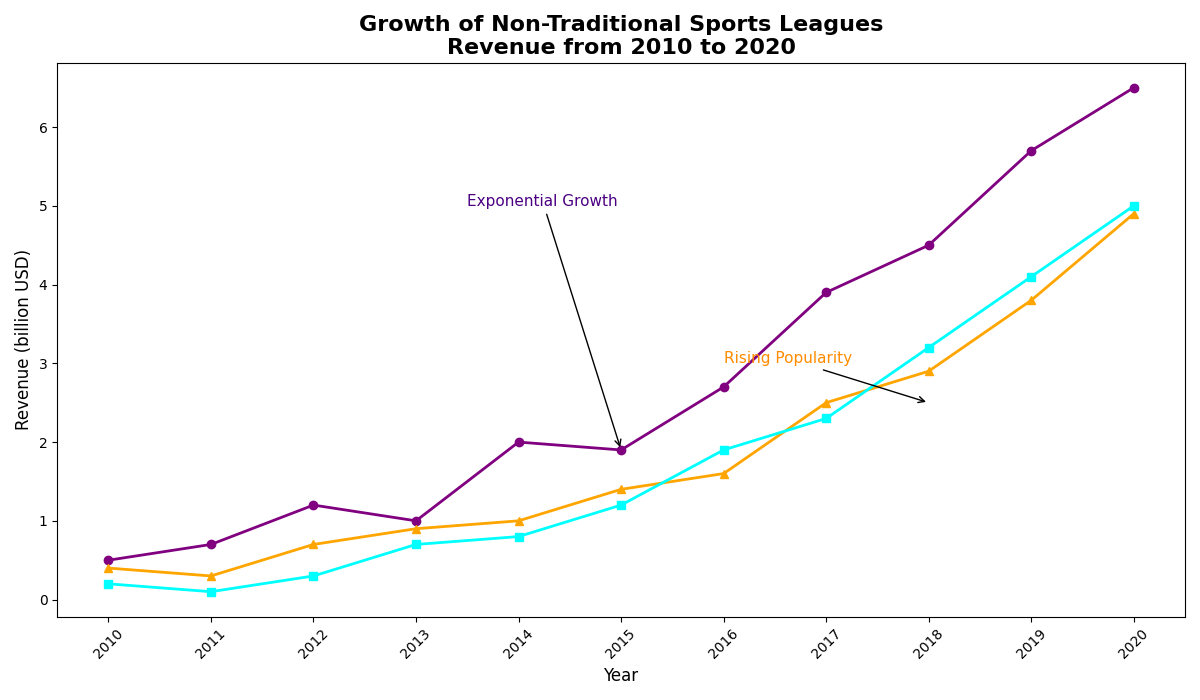

Python code for this plot:
import numpy as np
import matplotlib.pyplot as plt

years = np.arange(2010, 2021)

# Altered revenue data for different sports leagues in billion USD
esports_revenue = np.array([0.5, 0.7, 1.2, 1.0, 2.0, 1.9, 2.7, 3.9, 4.5, 5.7, 6.5])
robot_combat_revenue = np.array([0.4, 0.3, 0.7, 0.9, 1.0, 1.4, 1.6, 2.5, 2.9, 3.8, 4.9])
drone_racing_revenue = np.array([0.2, 0.1, 0.3, 0.7, 0.8, 1.2, 1.9, 2.3, 3.2, 4.1, 5.0])

fig, ax = plt.subplots(figsize=(12, 7))

ax.plot(years, esports_revenue, marker='o', linestyle='-', color='purple', linewidth=2)
ax.plot(years, robot_combat_revenue, marker='^', linestyle='-', color='orange', linewidth=2)
ax.plot(years, drone_racing_revenue, marker='s', linestyle='-', color='cyan', linewidth=2)

ax.set_title('Growth of Non-Traditional Sports Leagues\nRevenue from 2010 to 2020', fontsize=16, fontweight='bold')
ax.set_xlabel('Year', fontsize=12)
ax.set_ylabel('Revenue (billion USD)', fontsize=12)

ax.set_xticks(years)
ax.set_xticklabels(years, rotation=45)

ax.annotate('Exponential Growth',
            xy=(2015, 1.9), xytext=(2013.5, 5),
            arrowprops=dict(facecolor='purple', arrowstyle='->'), fontsize=11, color='indigo')

ax.annotate('Rising Popularity',
            xy=(2018, 2.5), xytext=(2016, 3), 
            arrowprops=dict(facecolor='orange', arrowstyle='->'), fontsize=11, color='darkorange')

plt.tight_layout()
plt.show()
